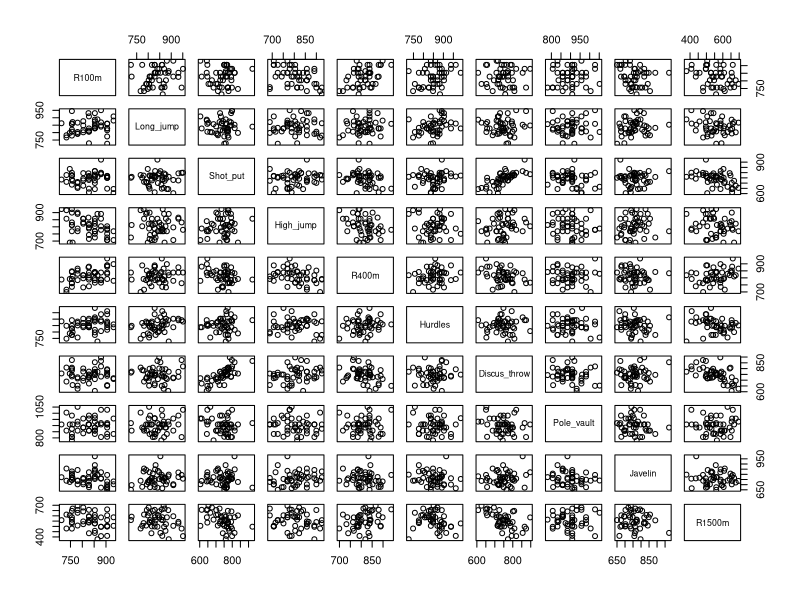
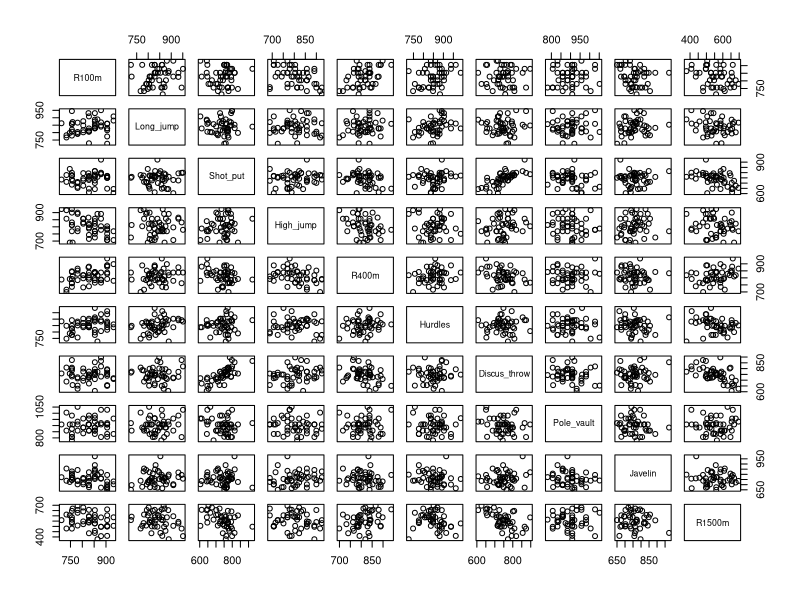
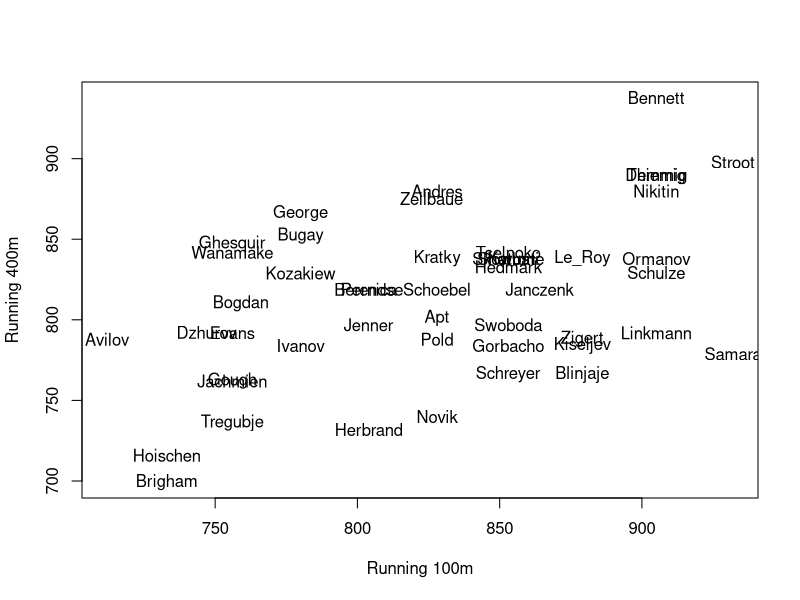
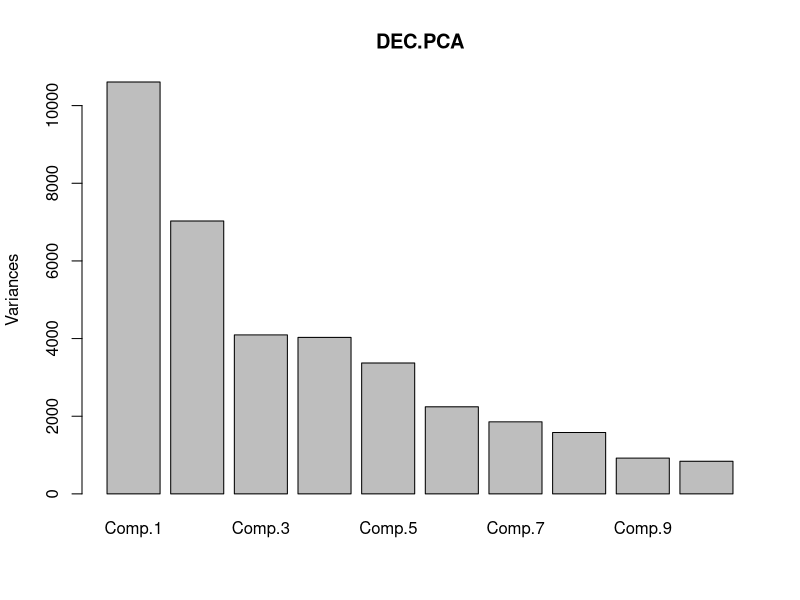
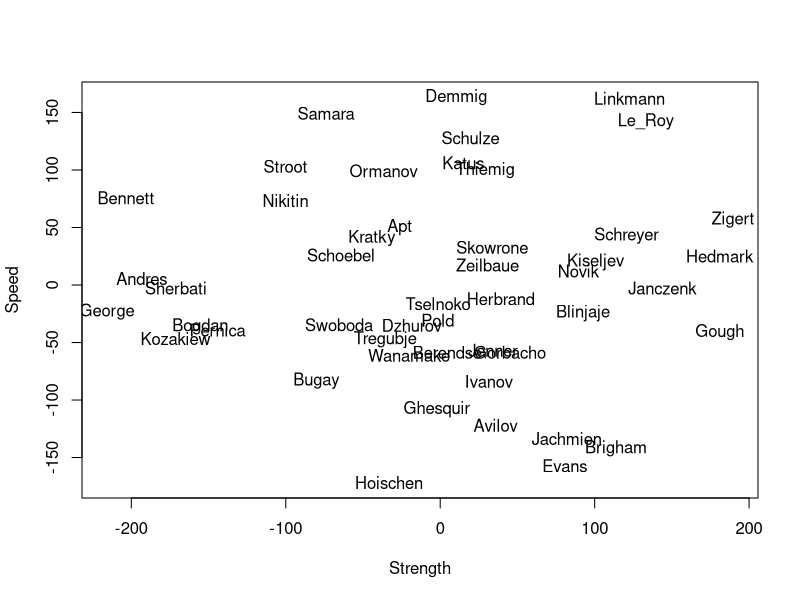

Write R code to recreate these figures, in order.


#1.1

#a

DATA <- read.table("data/decathlon.txt",header=TRUE,sep="\t",row.names=1)

# Nice way to check that the upload was succesful
head(DATA)
View(DATA)

# Check the size of the data matrix
dim(DATA)
colnames(DATA)

# Remove total points, height and weight from the analysis
DEC <- DATA[,-c(1,12,13)]

help("princomp")

# Visualize the data
plot(DEC) # Note that since DEC is of the type data.frame R automatically uses the function pairs to plot the variables
# Use plot(as.matrix(DEC)) the see the difference
# More related to different data types in the course Introduction to R-programming
pairs(DEC)
# The above is not very informative here but sometimes reveals if theres is something weird in the data

# A way to plot two specific variables with the names of the athletes:
plot(DEC$R100m,DEC$R400m,xlab="Running 100m",ylab="Running 400m",type="n")
text(DEC$R100m,DEC$R400m,labels=rownames(DEC))

DEC.PCA <- princomp(DEC,cor=FALSE)

names(DEC.PCA)

DEC.PCA$call # input of the function

DEC.PCA$scores # Y from lecture slides

DEC.PCA$n.obs # number of observations

DEC.PCA$scale # Relevant when cor=TRUE

DEC.PCA$center # The sample mean 
colMeans(DEC) # Same as above

DEC.PCA$loadings #matrix of eigenvectors (G-matrix) (columns are eigenvectors)

DEC.PCA$loadings[1,1] #How to access a single value from G

DEC.PCA$sdev # The standard deviation of the principal components


plot(DEC.PCA) # Plots the variances of the principal components

(DEC.PCA$sdev)^2

# Note that the variances of the principal components are equal to the eigenvalues
# of the covariance matrix of the original data matrix

n <- nrow(DEC)
DEC_cov <- (n-1)/n*cov(DEC)

# Note that the princomp package uses the maximum likelihood estimator
# of the covariance matrix (1/n divisor instead of 1/(n-1))

DEC_cov_eval <- eigen(DEC_cov)$values
(DEC.PCA$sdev)^2 #Same values as above

# DEC_cov_eval -(DEC.PCA$sdev)^2 


#b

summary(DEC.PCA)
sum(DEC_cov_eval[1:4])/sum(DEC_cov_eval) 
# Approx 70% of the variation explained with 4 principal components


#c 

# We mainly use the loadings to interpret the principal components
DEC.PCA$loadings #Note that values close to 0 are not visible here
DEC.PCA$loadings[,1:4]


#We choose the first 4 components by looking at the values of loadings and the cumulative proportional variance

# Check what the sports are from wikipedia if you are not familiar with them

#1st component:Strength
# High negative loadings with shot puck and discus throw. Furthermore, a negative loading wiht high
# jump. 
# High positive loading with Running 1500m and a positive loading with r400m

# The high jump is a bit mysterious here. Maybe it is the jumping power?
# Interpretation: Strength (weakness), here a large negative value means that the sport in question
# requires strength. However, athletes with a high body muscle mass are bad in "long" running
# distances, when comparing to other decathletes.
# The fist component explains particularly well the behaviour of variables Shot puck, R1500m and Discuss throw
# ( it explains the variation of the variable.)

# 2nd component: Speed
# High negative loading with R100 and a negative loading with hurdles. A negative loading with R400. 
# Positive loading with high jump, javelin and R1500m
# Interpretation: Speed (slowness). R100m, 110m hurdles and r400m require speed from the athlete.
# However, R1500 is more about stamina and not about top speed.
# Here javelin and high jump a bit mysterious.
# The second component explains particularly well the behaviour of variable R100

#Note that the scale of strength and speed reversed, see above
plot(DEC.PCA$scores[,1],DEC.PCA$scores[,2],type="n",xlab="Strength",ylab="Speed") 
text(DEC.PCA$scores[,1:2],labels=rownames(DEC))


# 3rd and 4th component: Technique 1 and Technique 2
# These components explain sports that require a special technique to perform well.
# Look the loadings yourself and determine which sports are related to these components.
# You should note that from summary(DEC.PCA), we see that the 3rd and 4th component explain 
# together less variation than the 1st component alone. Hereby, they are not as important as the
# first two.

# NOTE: Often the best possible interpretations require the help of an expert related to the
# phenomenon at hand. 

# d
cov(DEC.PCA$scores) # Diagonal, as expected
(n-1)/n*diag(cov(DEC.PCA$scores)) # The diagonal elements are equal to the variances of the principal components
colMeans(DEC.PCA$scores) # Zero as expected
